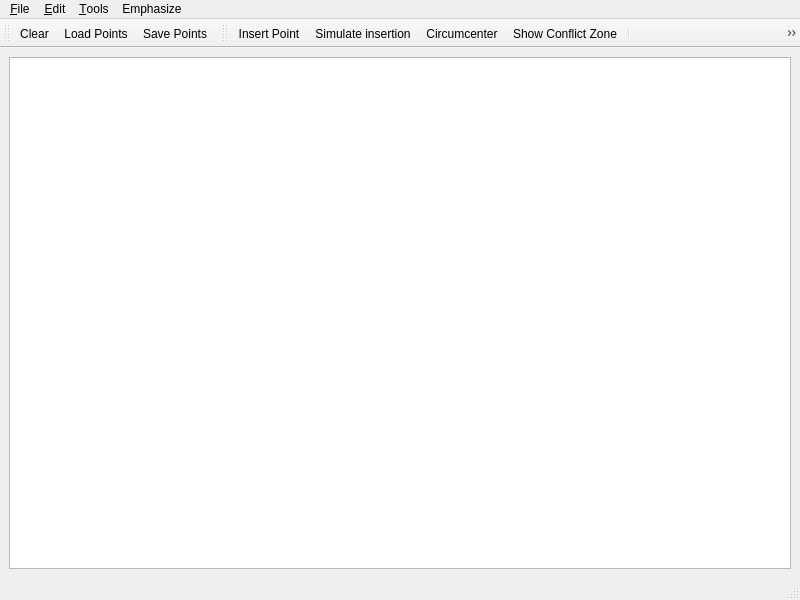
<?xml version="1.0" encoding="UTF-8"?>
<ui version="4.0">
 <author>Nico Kruithof</author>
 <class>Periodic_2_triangulation_2</class>
 <widget class="QMainWindow" name="Periodic_2_triangulation_2">
  <property name="geometry">
   <rect>
    <x>0</x>
    <y>0</y>
    <width>800</width>
    <height>600</height>
   </rect>
  </property>
  <property name="windowTitle">
   <string>CGAL Periodic_2 Triangulation</string>
  </property>
  <property name="windowIcon">
   <iconset resource="../resources/CGAL.qrc">
    <normaloff>:/cgal/logos/cgal_icon</normaloff>:/cgal/logos/cgal_icon</iconset>
  </property>
  <widget class="QWidget" name="centralwidget">
   <layout class="QGridLayout">
    <item row="0" column="0">
     <widget class="QGraphicsView" name="graphicsView">
      <property name="focusPolicy">
       <enum>Qt::StrongFocus</enum>
      </property>
      <property name="verticalScrollBarPolicy">
       <enum>Qt::ScrollBarAlwaysOff</enum>
      </property>
      <property name="horizontalScrollBarPolicy">
       <enum>Qt::ScrollBarAlwaysOff</enum>
      </property>
      <property name="sceneRect">
       <rectf>
        <x>0.000000000000000</x>
        <y>0.000000000000000</y>
        <width>0.000000000000000</width>
        <height>0.000000000000000</height>
       </rectf>
      </property>
      <property name="transformationAnchor">
       <enum>QGraphicsView::NoAnchor</enum>
      </property>
     </widget>
    </item>
   </layout>
  </widget>
  <widget class="QStatusBar" name="statusbar"/>
  <widget class="QToolBar" name="fileToolBar">
   <property name="windowTitle">
    <string>File Tools</string>
   </property>
   <attribute name="toolBarArea">
    <enum>TopToolBarArea</enum>
   </attribute>
   <attribute name="toolBarBreak">
    <bool>false</bool>
   </attribute>
   <addaction name="actionClear"/>
   <addaction name="actionLoadPoints"/>
   <addaction name="actionSavePoints"/>
  </widget>
  <widget class="QToolBar" name="toolBar">
   <property name="windowTitle">
    <string>Visualization Tools</string>
   </property>
   <attribute name="toolBarArea">
    <enum>TopToolBarArea</enum>
   </attribute>
   <attribute name="toolBarBreak">
    <bool>false</bool>
   </attribute>
   <addaction name="actionInsertPoint"/>
   <addaction name="actionMovingPoint"/>
   <addaction name="actionCircumcenter"/>
   <addaction name="actionShowConflictZone"/>
   <addaction name="separator"/>
   <addaction name="actionShowDelaunay"/>
   <addaction name="actionShowVoronoi"/>
   <addaction name="separator"/>
   <addaction name="actionRecenter"/>
  </widget>
  <widget class="QMenuBar" name="menubar">
   <property name="geometry">
    <rect>
     <x>0</x>
     <y>0</y>
     <width>800</width>
     <height>25</height>
    </rect>
   </property>
   <widget class="QMenu" name="menuFile">
    <property name="title">
     <string>&amp;File</string>
    </property>
    <addaction name="separator"/>
    <addaction name="actionClear"/>
    <addaction name="actionLoadPoints"/>
    <addaction name="actionSavePoints"/>
    <addaction name="separator"/>
    <addaction name="actionQuit"/>
   </widget>
   <widget class="QMenu" name="menuEdit">
    <property name="title">
     <string>&amp;Edit</string>
    </property>
    <addaction name="actionInsertRandomPoints"/>
    <addaction name="actionConvertTo1Cover"/>
    <addaction name="actionConvertTo9Cover"/>
   </widget>
   <widget class="QMenu" name="menuTools">
    <property name="title">
     <string>&amp;Tools</string>
    </property>
    <addaction name="actionInsertPoint"/>
    <addaction name="actionMovingPoint"/>
    <addaction name="actionCircumcenter"/>
    <addaction name="actionShowConflictZone"/>
    <addaction name="separator"/>
    <addaction name="actionShowDelaunay"/>
    <addaction name="actionShowVoronoi"/>
    <addaction name="separator"/>
    <addaction name="actionRecenter"/>
   </widget>
   <widget class="QMenu" name="menuView">
    <property name="title">
     <string>Emphasize</string>
    </property>
    <addaction name="actionNoneSimplicesEmphasized"/>
    <addaction name="actionStoredSimplicesEmphasized"/>
    <addaction name="actionUniqueSimplicesEmphasized"/>
    <addaction name="actionStoredCoverDomainSimplicesEmphasized"/>
    <addaction name="actionUniqueCoverDomainSimplicesEmphasized"/>
   </widget>
   <addaction name="menuFile"/>
   <addaction name="menuEdit"/>
   <addaction name="menuTools"/>
   <addaction name="menuView"/>
  </widget>
  <action name="actionAbout">
   <property name="text">
    <string>&amp;About</string>
   </property>
  </action>
  <action name="actionAboutCGAL">
   <property name="text">
    <string>About &amp;CGAL</string>
   </property>
  </action>
  <action name="actionQuit">
   <property name="text">
    <string>&amp;Quit</string>
   </property>
   <property name="shortcut">
    <string>Ctrl+Q</string>
   </property>
  </action>
  <action name="actionInsertRandomPoints">
   <property name="text">
    <string>&amp;Insert random points</string>
   </property>
   <property name="shortcut">
    <string>Ctrl+I</string>
   </property>
  </action>
  <action name="actionMovingPoint">
   <property name="checkable">
    <bool>true</bool>
   </property>
   <property name="icon">
    <iconset resource="Periodic_2_triangulation_2.qrc">
     <normaloff>:/cgal/Actions/icons/moving_point.png</normaloff>:/cgal/Actions/icons/moving_point.png</iconset>
   </property>
   <property name="text">
    <string>&amp;Simulate insertion</string>
   </property>
   <property name="toolTip">
    <string comment="The comment">Simulate Insertion</string>
   </property>
   <property name="statusTip">
    <string comment="and its comment">Move mouse with left button pressed to see where point would be inserted</string>
   </property>
   <property name="whatsThis">
    <string comment="what">whats this</string>
   </property>
  </action>
  <action name="actionInsertPoint">
   <property name="checkable">
    <bool>true</bool>
   </property>
   <property name="checked">
    <bool>false</bool>
   </property>
   <property name="icon">
    <iconset resource="../icons/Input.qrc">
     <normaloff>:/cgal/Input/inputPoint.png</normaloff>:/cgal/Input/inputPoint.png</iconset>
   </property>
   <property name="text">
    <string>&amp;Insert Point</string>
   </property>
   <property name="toolTip">
    <string>Insert Point</string>
   </property>
   <property name="statusTip">
    <string>Left: Insert vtx</string>
   </property>
  </action>
  <action name="actionClear">
   <property name="icon">
    <iconset resource="../icons/File.qrc">
     <normaloff>:/cgal/fileToolbar/fileNew.png</normaloff>:/cgal/fileToolbar/fileNew.png</iconset>
   </property>
   <property name="text">
    <string>&amp;Clear</string>
   </property>
   <property name="shortcut">
    <string>Ctrl+C</string>
   </property>
  </action>
  <action name="actionShowVoronoi">
   <property name="checkable">
    <bool>true</bool>
   </property>
   <property name="checked">
    <bool>false</bool>
   </property>
   <property name="icon">
    <iconset resource="../icons/Triangulation_2.qrc">
     <normaloff>:/cgal/Triangulation_2/Voronoi_diagram_2.png</normaloff>:/cgal/Triangulation_2/Voronoi_diagram_2.png</iconset>
   </property>
   <property name="text">
    <string>Show &amp;Voronoi Diagram</string>
   </property>
   <property name="shortcut">
    <string>Ctrl+V</string>
   </property>
  </action>
  <action name="actionShowDelaunay">
   <property name="checkable">
    <bool>true</bool>
   </property>
   <property name="icon">
    <iconset resource="Periodic_2_triangulation_2.qrc">
     <normaloff>:/cgal/Actions/icons/triangulation.png</normaloff>:/cgal/Actions/icons/triangulation.png</iconset>
   </property>
   <property name="text">
    <string>Show &amp;Periodic Delaunay Triangulation</string>
   </property>
   <property name="shortcut">
    <string>Ctrl+D</string>
   </property>
  </action>
  <action name="actionLoadPoints">
   <property name="icon">
    <iconset resource="../icons/File.qrc">
     <normaloff>:/cgal/fileToolbar/fileOpen.png</normaloff>:/cgal/fileToolbar/fileOpen.png</iconset>
   </property>
   <property name="text">
    <string>&amp;Load Points...</string>
   </property>
   <property name="shortcut">
    <string>Ctrl+L</string>
   </property>
  </action>
  <action name="actionSavePoints">
   <property name="icon">
    <iconset resource="../icons/File.qrc">
     <normaloff>:/cgal/fileToolbar/fileSave.png</normaloff>:/cgal/fileToolbar/fileSave.png</iconset>
   </property>
   <property name="text">
    <string>&amp;Save Points...</string>
   </property>
   <property name="shortcut">
    <string>Ctrl+S</string>
   </property>
  </action>
  <action name="actionCircumcenter">
   <property name="checkable">
    <bool>true</bool>
   </property>
   <property name="icon">
    <iconset resource="Periodic_2_triangulation_2.qrc">
     <normaloff>:/cgal/Actions/icons/circumcenter.png</normaloff>:/cgal/Actions/icons/circumcenter.png</iconset>
   </property>
   <property name="text">
    <string>&amp;Circumcenter</string>
   </property>
   <property name="toolTip">
    <string>Draw circumcenter</string>
   </property>
  </action>
  <action name="actionRecenter">
   <property name="icon">
    <iconset resource="../icons/Input.qrc">
     <normaloff>:/cgal/Input/zoom-best-fit</normaloff>:/cgal/Input/zoom-best-fit</iconset>
   </property>
   <property name="text">
    <string>Re&amp;center the viewport</string>
   </property>
   <property name="shortcut">
    <string>Ctrl+R</string>
   </property>
  </action>
  <action name="actionShowConflictZone">
   <property name="checkable">
    <bool>true</bool>
   </property>
   <property name="icon">
    <iconset resource="Periodic_2_triangulation_2.qrc">
     <normaloff>:/cgal/Actions/icons/conflict_zone.png</normaloff>:/cgal/Actions/icons/conflict_zone.png</iconset>
   </property>
   <property name="text">
    <string>Show Conflict Zone</string>
   </property>
   <property name="toolTip">
    <string>Point location</string>
   </property>
  </action>
  <action name="actionConvertTo9Cover">
   <property name="text">
    <string>Convert to 9-cover</string>
   </property>
  </action>
  <action name="actionConvertTo1Cover">
   <property name="text">
    <string>Convert to 1-cover</string>
   </property>
  </action>
  <action name="actionNoneSimplicesEmphasized">
   <property name="checkable">
    <bool>false</bool>
   </property>
   <property name="checked">
    <bool>false</bool>
   </property>
   <property name="text">
    <string>No simplices</string>
   </property>
   <property name="shortcut">
    <string>Ctrl+0</string>
   </property>
  </action>
  <action name="actionStoredSimplicesEmphasized">
   <property name="checkable">
    <bool>false</bool>
   </property>
   <property name="text">
    <string>Stored simplices</string>
   </property>
   <property name="shortcut">
    <string>Ctrl+1</string>
   </property>
  </action>
  <action name="actionUniqueSimplicesEmphasized">
   <property name="checkable">
    <bool>false</bool>
   </property>
   <property name="text">
    <string>Unique simplices</string>
   </property>
   <property name="shortcut">
    <string>Ctrl+2</string>
   </property>
  </action>
  <action name="actionStoredCoverDomainSimplicesEmphasized">
   <property name="checkable">
    <bool>false</bool>
   </property>
   <property name="text">
    <string>Stored cover domain simplices</string>
   </property>
   <property name="shortcut">
    <string>Ctrl+3</string>
   </property>
  </action>
  <action name="actionUniqueCoverDomainSimplicesEmphasized">
   <property name="checkable">
    <bool>false</bool>
   </property>
   <property name="text">
    <string>Unique cover domain Simplices</string>
   </property>
   <property name="shortcut">
    <string>Ctrl+4</string>
   </property>
  </action>
 </widget>
 <resources>
  <include location="Periodic_2_triangulation_2.qrc"/>
  <include location="../icons/File.qrc"/>
  <include location="../resources/CGAL.qrc"/>
  <include location="../icons/Triangulation_2.qrc"/>
  <include location="../icons/Input.qrc"/>
 </resources>
 <connections/>
</ui>
